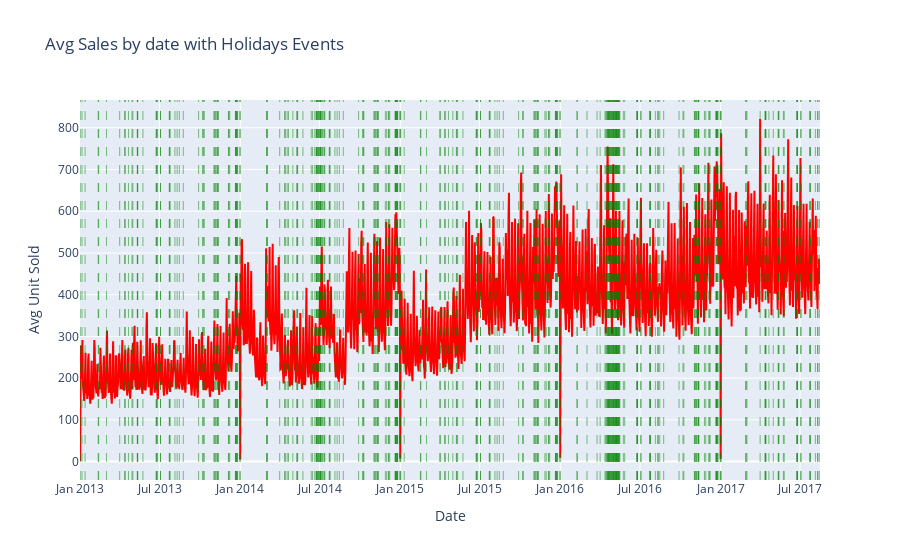

Write notebook code for a chart like this one.
### Code cell
##Let's look at the sales behavior for the whole data
train_aux = train[['date', 'sales']].groupby('date').mean()
train_aux = train_aux.reset_index()
fig = go.Figure(data=go.Scatter(x=train_aux['date'], 
                                y=train_aux['sales'],
                                marker_color='red', text="sales"))
for holiday_date in list(holidays_events['date']):
    fig.add_vline(x=holiday_date, line_width=0.5, line_dash="dash", line_color="green")
#fig.add_vline(x="2013-08-08", line_width=0.5, line_dash="dash", line_color="green", annotation="test")


fig.update_layout({"title": f'Avg Sales by date with Holidays Events',
                   "xaxis": {"title":"Date"},
                   "yaxis": {"title":"Avg Unit Sold"},
                   "showlegend": False})
fig.show()
